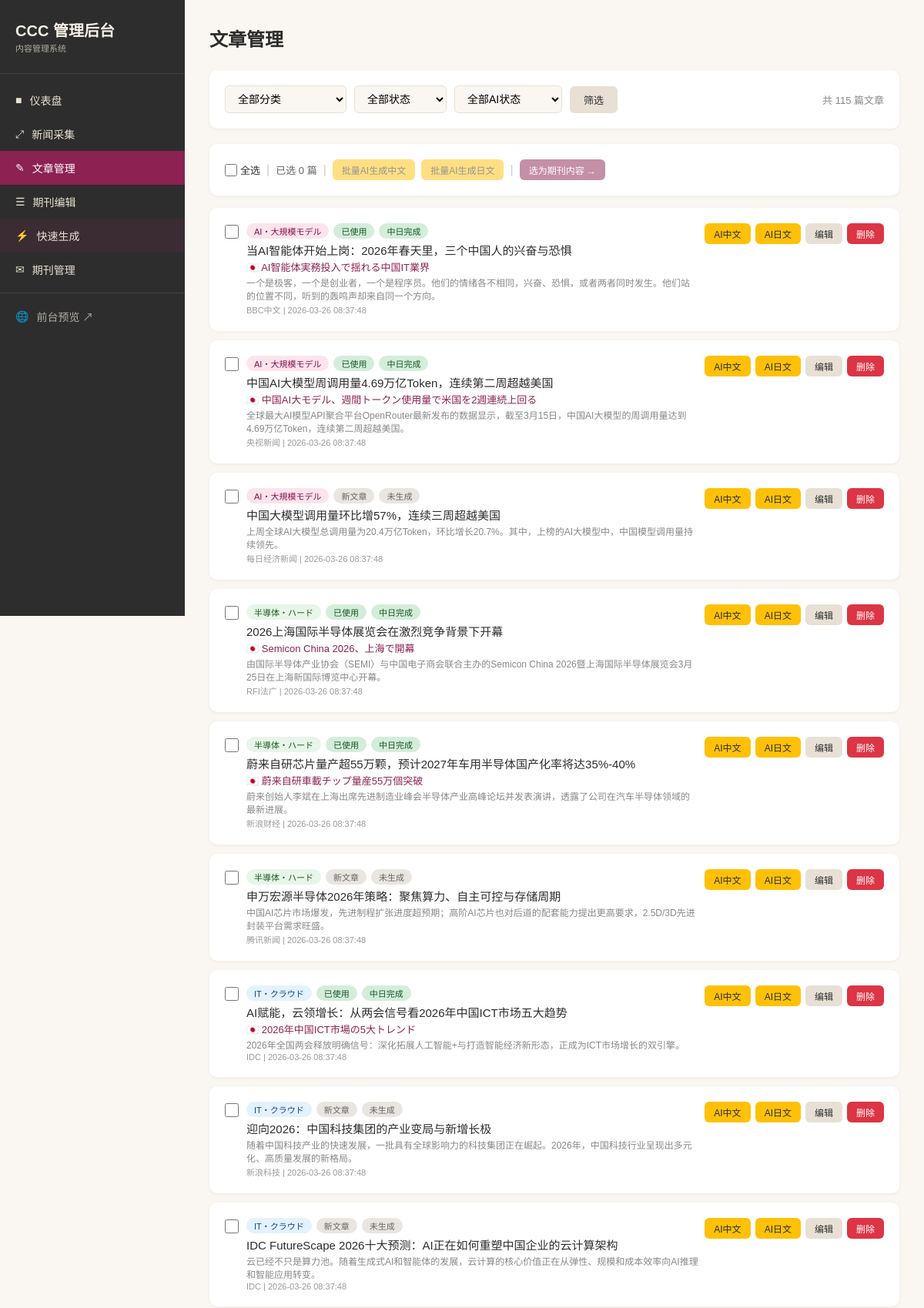
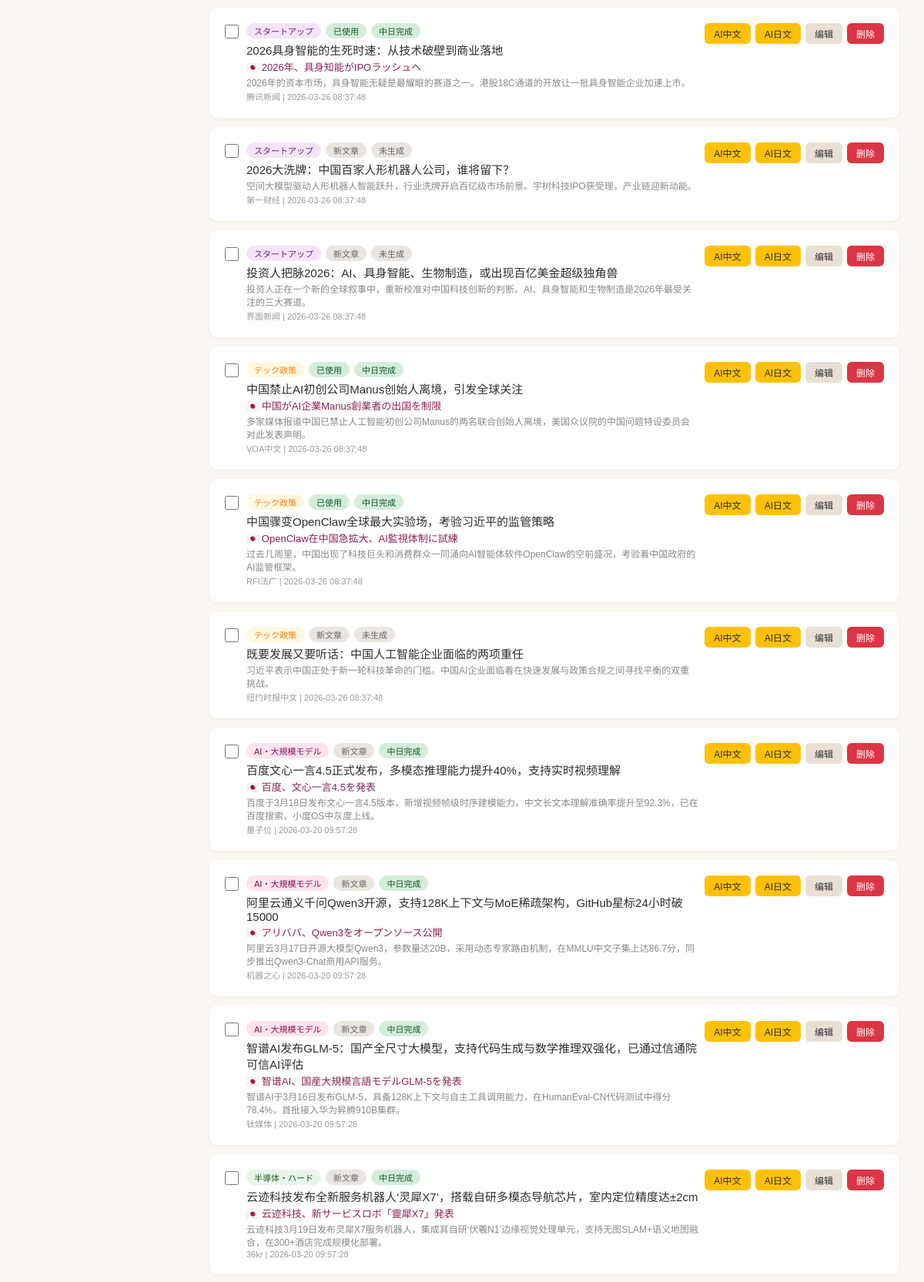
The page /articles (upper part) on the database its author committed (2 pictures, top to bottom).
### tables this page shows
CREATE TABLE articles (
            id              INTEGER PRIMARY KEY AUTOINCREMENT,
            title           TEXT NOT NULL,
            category        TEXT NOT NULL DEFAULT '',
            summary         TEXT NOT NULL DEFAULT '',
            content         TEXT NOT NULL DEFAULT '',
            source          TEXT NOT NULL DEFAULT '',
            source_url      TEXT NOT NULL DEFAULT '',
            collected_at    TIMESTAMP NOT NULL DEFAULT CURRENT_TIMESTAMP,
            status          TEXT NOT NULL DEFAULT 'new'
                            CHECK (status IN ('new', 'selected', 'used')),
            content_cn      TEXT NOT NULL DEFAULT '',
            content_jp      TEXT NOT NULL DEFAULT '',
            title_jp        TEXT NOT NULL DEFAULT '',
            summary_jp      TEXT NOT NULL DEFAULT '',
            ai_status       TEXT NOT NULL DEFAULT 'none'
                            CHECK (ai_status IN ('none', 'cn_done', 'jp_done', 'both_done')),
            issue_id        INTEGER,
            FOREIGN KEY (issue_id) REFERENCES issues(id) ON DELETE SET NULL
        );

### app.py (the view, shortened to what this page needs)
@app.route("/articles")
def articles():
    db = get_db()
    category_filter = request.args.get("category", "")
    status_filter = request.args.get("status", "")
    ai_status_filter = request.args.get("ai_status", "")
    query = "SELECT * FROM articles WHERE 1=1"
    params = []
    if category_filter:
        query += " AND category = ?"
        params.append(category_filter)
    if status_filter:
        query += " AND status = ?"
        params.append(status_filter)
    query += " ORDER BY collected_at DESC"
    article_list = db.execute(query, params).fetchall()
    return render_template(
        "articles.html",
        articles=article_list,
        categories=CATEGORIES,
        category_filter=category_filter,
        status_filter=status_filter,
        ai_status_filter=ai_status_filter,
    )

### app.py (called while the page is built)
def get_db():
    if "db" not in g:
        g.db = sqlite3.connect(DATABASE, timeout=30)
        g.db.row_factory = sqlite3.Row
        g.db.execute("PRAGMA journal_mode=WAL")
        g.db.execute("PRAGMA foreign_keys=ON")
        g.db.execute("PRAGMA busy_timeout=30000")
    return g.db

@app.context_processor
def inject_globals():
    return {
        "now": datetime.datetime.now(),
        "all_categories": CATEGORIES,
    }

### templates/articles.html (shortened to what this page needs)
{% extends "base.html" %}
{% block content %}
<h1 class="page-title">文章管理</h1>
<div class="card" style="margin-bottom: 20px;">
  <form method="GET" action="{{ url_for('articles') }}" style="display: flex; gap: 10px; align-items: center; flex-wrap: wrap;">
    <select name="category" class="form-control" style="width: auto; min-width: 140px;">
      <option value="">全部分类</option>
    </select>
    <select name="status" class="form-control" style="width: auto; min-width: 120px;">
      <option value="">全部状态</option>
    </select>
    <select name="ai_status" class="form-control" style="width: auto; min-width: 140px;">
      <option value="">全部AI状态</option>
    </select>
    <button type="submit" class="btn btn-secondary">筛选</button>
    <span style="font-size: 13px; color: #888; margin-left: auto;">共 {{ articles|length }} 篇文章</span>
  </form>
</div>
<div class="card" style="margin-bottom: 16px; display: flex; gap: 8px; align-items: center; flex-wrap: wrap;">
  <label style="font-size: 13px; cursor: pointer; display: flex; align-items: center; gap: 4px;">
    <input type="checkbox" id="selectAll" onchange="toggleSelectAll()" style="width: 16px; height: 16px; accent-color: #8B2252;">
    全选
  </label>
  <span style="color: #ccc;">|</span>
  <span id="selectedCount" style="font-size: 13px; color: #666;">已选 0 篇</span>
  <span style="color: #ccc;">|</span>
  <button class="btn btn-sm btn-warning" onclick="batchGenerateCN()" id="batchCNBtn" disabled>批量AI生成中文</button>
  <button class="btn btn-sm btn-warning" onclick="batchGenerateJP()" id="batchJPBtn" disabled>批量AI生成日文</button>
  <span style="color: #ccc;">|</span>
  <button class="btn btn-sm btn-primary" onclick="batchSelectForIssue()" id="issueBtn" disabled>选为期刊内容 →</button>
</div>
{% set cat_colors = {'AI・大規模モデル': 0, 'IT・クラウド': 1, '半導体・ハード': 2, 'テック政策': 3, 'スタートアップ': 4} %}
{% if articles %}
<div style="display: flex; flex-direction: column; gap: 12px;">
  {% for article in articles %}
  <div class="card article-row" id="article-{{ article.id }}" style="{% if article.status == 'selected' %}border-left: 4px solid #8B2252;{% endif %} display: flex; flex-direction: column; gap: 8px;">
    <div style="display: flex; justify-content: space-between; align-items: flex-start; flex-wrap: wrap; gap: 8px;">
      <div style="display: flex; gap: 10px; flex: 1; min-width: 200px;">
        <input type="checkbox" class="article-check" value="{{ article.id }}" onchange="updateSelectedCount()"
               style="width: 18px; height: 18px; margin-top: 2px; accent-color: #8B2252; flex-shrink: 0;">
        <div style="flex: 1;">
          <div style="display: flex; gap: 6px; align-items: center; margin-bottom: 4px; flex-wrap: wrap;">
            <span class="badge badge-cat-{{ cat_colors.get(article.category, 0) }}">{{ article.category }}</span>
            {% if article.status == 'selected' %}
              <span class="badge badge-burgundy">已选择</span>
            {% elif article.status == 'used' %}
              <span class="badge badge-green">已使用</span>
            {% else %}
              <span class="badge badge-gray">新文章</span>
            {% endif %}
            {% if article.ai_status == 'both_done' %}
              <span class="badge badge-green" id="ai-badge-{{ article.id }}">中日完成</span>
            {% elif article.ai_status == 'cn_done' %}
              <span class="badge badge-blue" id="ai-badge-{{ article.id }}">中文完成</span>
            {% elif article.ai_status == 'jp_done' %}
              <span class="badge badge-orange" id="ai-badge-{{ article.id }}">日文完成</span>
            {% else %}
              <span class="badge badge-gray" id="ai-badge-{{ article.id }}">未生成</span>
            {% endif %}
          </div>
          <h3 style="font-size: 15px; font-weight: 500; margin-bottom: 2px;">{{ article.title }}</h3>
          {% if article.title_jp %}
          <div style="font-size: 13px; color: #8B2252; margin-bottom: 2px;">🇯🇵 {{ article.title_jp }}</div>
          {% endif %}
          {% if article.summary %}
          <p style="font-size: 12px; color: #888; margin-bottom: 2px;">{{ article.summary[:120] }}{% if article.summary|length > 120 %}...{% endif %}</p>
          {% endif %}
          <div style="font-size: 11px; color: #999;">{{ article.source }} | {{ article.collected_at }}</div>
        </div>
      </div>
      <div style="display: flex; gap: 6px; flex-shrink: 0; flex-wrap: wrap; align-items: flex-start;">
        <button class="btn btn-sm btn-warning" onclick="generateCN({{ article.id }}, this)">AI中文</button>
        <button class="btn btn-sm btn-warning" onclick="generateJP({{ article.id }}, this)">AI日文</button>
        <a href="{{ url_for('article_edit', id=article.id) }}" class="btn btn-sm btn-secondary">编辑</a>
        <form method="POST" action="{{ url_for('article_delete', id=article.id) }}" style="display:inline;"
              onsubmit="return confirm('确定删除？');">
          <button type="submit" class="btn btn-sm btn-danger">删除</button>
        </form>
      </div>
    </div>
  </div>
  {% endfor %}
</div>
{% else %}
<div class="card" style="text-align: center; padding: 40px; color: #888;">
  <p>暂无文章</p>
  <a href="{{ url_for('collect') }}" class="btn btn-primary" style="margin-top: 12px;">去采集新闻</a>
</div>
{% endif %}
{% endblock %}

### templates/base.html (style rules this page uses)
*, *::before, *::after { box-sizing: border-box; margin: 0; padding: 0; }
body { font-family: 'Noto Sans SC', sans-serif; background: #FAF7F2; color: #2D2D2D; display: flex; min-height: 100vh; }
a { color: #8B2252; text-decoration: none; }
.page-title { font-size: 24px; font-weight: 700; margin-bottom: 24px; color: #2D2D2D; }
.card { background: #fff; border-radius: 10px; padding: 20px; box-shadow: 0 1px 4px rgba(0,0,0,0.06); }
.btn { display: inline-flex; align-items: center; gap: 6px; padding: 8px 18px; border-radius: 6px; border: none; font-family: inherit; font-size: 13px; font-weight: 500; cursor: pointer; transition: opacity 0.2s; }
.btn-primary { background: #8B2252; color: #fff; }
.btn-secondary { background: #E8E0D4; color: #2D2D2D; }
.btn-danger { background: #dc3545; color: #fff; }
.btn-warning { background: #ffc107; color: #2D2D2D; }
.btn-sm { padding: 5px 12px; font-size: 12px; }
.btn:disabled { opacity: 0.5; cursor: not-allowed; }
.form-control { width: 100%; padding: 8px 12px; border: 1px solid #E8E0D4; border-radius: 6px; font-family: inherit; font-size: 14px; background: #FAF7F2; transition: border-color 0.2s; }
select.form-control { appearance: auto; }
.badge { display: inline-block; padding: 2px 10px; border-radius: 12px; font-size: 11px; font-weight: 500; }
.badge-gray { background: #e9e5e0; color: #666; }
.badge-green { background: #d4edda; color: #155724; }
.badge-cat-0 { background: #fce4ec; color: #880e4f; }
.badge-cat-1 { background: #e3f2fd; color: #0d47a1; }
.badge-cat-2 { background: #e8f5e9; color: #1b5e20; }
.badge-cat-3 { background: #fff8e1; color: #f57f17; }
.badge-cat-4 { background: #f3e5f5; color: #6a1b9a; }

### rows shown on the page
articles: category "AI・大規模モデル", status "已使用", title "当AI智能体开始上岗：2026年春天里，三个中国人的兴奋与恐惧", title_jp "AI智能体実務投入で揺れる中国IT業界", summary "一个是极客，一个是创业者，一个是程序员。他们的情绪各不相同，兴奋、恐惧，或者两者同时发生。他们站的位置不同，听到的轰鸣声却来自同一个方向。", source "BBC中文", collected_at "2026-03-26 08:37:48"
articles: category "AI・大規模モデル", status "已使用", title "中国AI大模型周调用量4.69万亿Token，连续第二周超越美国", title_jp "中国AI大モデル、週間トークン使用量で米国を2週連続上回る", summary "全球最大AI模型API聚合平台OpenRouter最新发布的数据显示，截至3月15日，中国AI大模型的周调用量达到4.69万亿Token，连续第二周超越美国。", source "央视新闻", collected_at "2026-03-26 08:37:48"
articles: category "AI・大規模モデル", status "新文章", title "中国大模型调用量环比增57%，连续三周超越美国", summary "上周全球AI大模型总调用量为20.4万亿Token，环比增长20.7%。其中，上榜的AI大模型中，中国模型调用量持续领先。", source "每日经济新闻", collected_at "2026-03-26 08:37:48"
articles: category "半導体・ハード", status "已使用", title "2026上海国际半导体展览会在激烈竞争背景下开幕", title_jp "Semicon China 2026、上海で開幕", summary "由国际半导体产业协会（SEMI）与中国电子商会联合主办的Semicon China 2026暨上海国际半导体展览会3月25日在上海新国际博览中心开幕。", source "RFI法广", collected_at "2026-03-26 08:37:48"
articles: category "半導体・ハード", status "已使用", title "蔚来自研芯片量产超55万颗，预计2027年车用半导体国产化率将达35%-40%", title_jp "蔚来自研車載チップ量産55万個突破", summary "蔚来创始人李斌在上海出席先进制造业峰会半导体产业高峰论坛并发表演讲，透露了公司在汽车半导体领域的最新进展。", source "新浪财经", collected_at "2026-03-26 08:37:48"
articles: category "半導体・ハード", status "新文章", title "申万宏源半导体2026年策略：聚焦算力、自主可控与存储周期", summary "中国AI芯片市场爆发，先进制程扩张进度超预期；高阶AI芯片也对后道的配套能力提出更高要求，2.5D/3D先进封装平台需求旺盛。", source "腾讯新闻", collected_at "2026-03-26 08:37:48"
articles: category "IT・クラウド", status "已使用", title "AI赋能，云领增长：从两会信号看2026年中国ICT市场五大趋势", title_jp "2026年中国ICT市場の5大トレンド", summary "2026年全国两会释放明确信号：深化拓展人工智能+与打造智能经济新形态，正成为ICT市场增长的双引擎。", source "IDC", collected_at "2026-03-26 08:37:48"
articles: category "IT・クラウド", status "新文章", title "迎向2026：中国科技集团的产业变局与新增长极", summary "随着中国科技产业的快速发展，一批具有全球影响力的科技集团正在崛起。2026年，中国科技行业呈现出多元化、高质量发展的新格局。", source "新浪科技", collected_at "2026-03-26 08:37:48"
articles: category "IT・クラウド", status "新文章", title "IDC FutureScape 2026十大预测：AI正在如何重塑中国企业的云计算架构", summary "云已经不只是算力池。随着生成式AI和智能体的发展，云计算的核心价值正在从弹性、规模和成本效率向AI推理和智能应用转变。", source "IDC", collected_at "2026-03-26 08:37:48"
articles: category "スタートアップ", status "已使用", title "2026具身智能的生死时速：从技术破壁到商业落地", title_jp "2026年、具身知能がIPOラッシュへ", summary "2026年的资本市场，具身智能无疑是最耀眼的赛道之一。港股18C通道的开放让一批具身智能企业加速上市。", source "腾讯新闻", collected_at "2026-03-26 08:37:48"
articles: category "スタートアップ", status "新文章", title "2026大洗牌：中国百家人形机器人公司，谁将留下？", summary "空间大模型驱动人形机器人智能跃升，行业洗牌开启百亿级市场前景。宇树科技IPO获受理，产业链迎新动能。", source "第一财经", collected_at "2026-03-26 08:37:48"
articles: category "スタートアップ", status "新文章", title "投资人把脉2026：AI、具身智能、生物制造，或出现百亿美金超级独角兽", summary "投资人正在一个新的全球叙事中，重新校准对中国科技创新的判断。AI、具身智能和生物制造是2026年最受关注的三大赛道。", source "界面新闻", collected_at "2026-03-26 08:37:48"
articles: category "テック政策", status "已使用", title "中国禁止AI初创公司Manus创始人离境，引发全球关注", title_jp "中国がAI企業Manus創業者の出国を制限", summary "多家媒体报道中国已禁止人工智能初创公司Manus的两名联合创始人离境，美国众议院的中国问题特设委员会对此发表声明。", source "VOA中文", collected_at "2026-03-26 08:37:48"
articles: category "テック政策", status "已使用", title "中国骤变OpenClaw全球最大实验场，考验习近平的监管策略", title_jp "OpenClaw在中国急拡大、AI監視体制に試練", summary "过去几周里，中国出现了科技巨头和消费群众一同涌向AI智能体软件OpenClaw的空前盛况，考验着中国政府的AI监管框架。", source "RFI法广", collected_at "2026-03-26 08:37:48"
articles: category "テック政策", status "新文章", title "既要发展又要听话：中国人工智能企业面临的两项重任", summary "习近平表示中国正处于新一轮科技革命的门槛。中国AI企业面临着在快速发展与政策合规之间寻找平衡的双重挑战。", source "纽约时报中文", collected_at "2026-03-26 08:37:48"
articles: category "AI・大規模モデル", status "新文章", title "百度文心一言4.5正式发布，多模态推理能力提升40%，支持实时视频理解", title_jp "百度、文心一言4.5を発表", summary "百度于3月18日发布文心一言4.5版本，新增视频帧级时序建模能力，中文长文本理解准确率提升至92.3%，已在百度搜索、小度OS中灰度上线。", source "量子位", collected_at "2026-03-20 09:57:28"
articles: category "AI・大規模モデル", status "新文章", title "阿里云通义千问Qwen3开源，支持128K上下文与MoE稀疏架构，GitHub星标24小时破15000", title_jp "アリババ、Qwen3をオープンソース公開", summary "阿里云3月17日开源大模型Qwen3，参数量达20B，采用动态专家路由机制，在MMLU中文子集上达86.7分，同步推出Qwen3-Chat商用API服务。", source "机器之心", collected_at "2026-03-20 09:57:28"
articles: category "AI・大規模モデル", status "新文章", title "智谱AI发布GLM-5：国产全尺寸大模型，支持代码生成与数学推理双强化，已通过信通院可信AI评估", title_jp "智谱AI、国産大規模言語モデルGLM-5を発表", summary "智谱AI于3月16日发布GLM-5，具备128K上下文与自主工具调用能力，在HumanEval-CN代码测试中得分78.4%，首批接入华为昇腾910B集群。", source "钛媒体", collected_at "2026-03-20 09:57:28"
articles: category "半導体・ハード", status "新文章", title "云迹科技发布全新服务机器人‘灵犀X7’，搭载自研多模态导航芯片，室内定位精度达±2cm", title_jp "云迹科技、新サービスロボ「靈犀X7」発表", summary "云迹科技3月19日发布灵犀X7服务机器人，集成其自研‘伏羲N1’边缘视觉处理单元，支持无图SLAM+语义地图融合，在300+酒店完成规模化部署。", source "36kr", collected_at "2026-03-20 09:57:28"

### other values the page prints
{{ articles|length }} "115"
